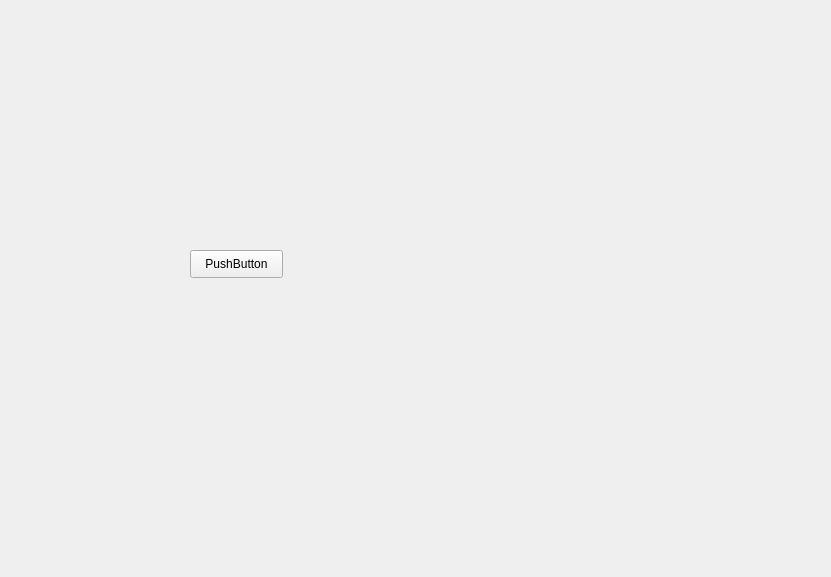
<?xml version="1.0" encoding="UTF-8"?>
<ui version="4.0">
 <class>gestionfourncmd</class>
 <widget class="QWidget" name="gestionfourncmd">
  <property name="geometry">
   <rect>
    <x>0</x>
    <y>0</y>
    <width>831</width>
    <height>577</height>
   </rect>
  </property>
  <property name="windowTitle">
   <string>Form</string>
  </property>
  <widget class="QPushButton" name="pushButton">
   <property name="geometry">
    <rect>
     <x>190</x>
     <y>250</y>
     <width>93</width>
     <height>28</height>
    </rect>
   </property>
   <property name="text">
    <string>PushButton</string>
   </property>
  </widget>
 </widget>
 <resources/>
 <connections/>
</ui>
